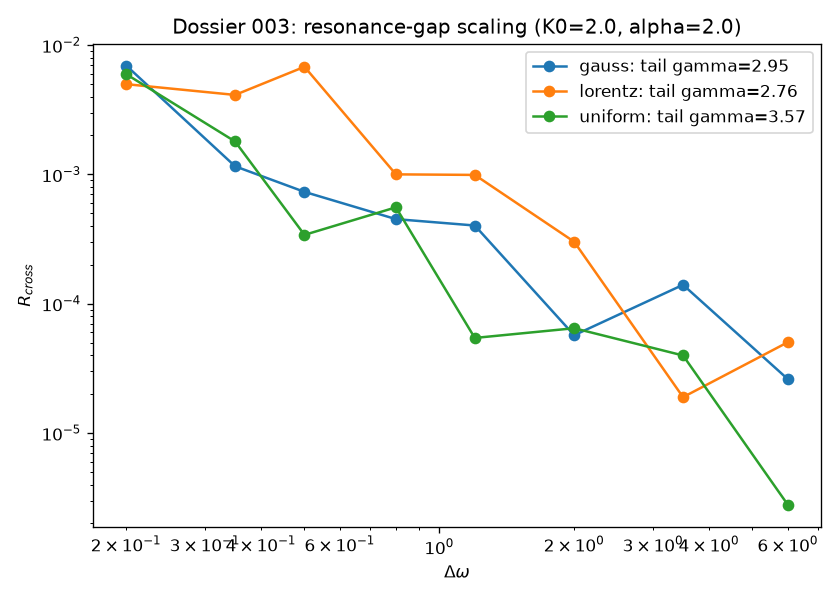

Generate this figure with Python:
"""DOSSIER_003 adjudication: Is the resonance-gap exponent gamma ~ 1.38 universal
across frequency-distribution topologies (Gaussian vs Lorentzian vs Uniform)?

Theory prior (Adler equation): for a single pair of oscillators with frequency
gap Dw below the locking threshold K_eff, the relative phase drifts; the
period-averaged cross-correlation is
    <e^{i phi}> = (Dw - sqrt(Dw^2 - K^2)) / K  ~=  K / (2 Dw)   for Dw >> K
=>  R_cross ~ K0 R^alpha / (2 Dw)  =>  gamma -> 1 asymptotically, UNIVERSAL,
independent of the global frequency-distribution shape (the topology enters
only through K_eff and R0 prefactors). gamma=1.38 measured at moderate Dw is
plausibly a finite-Dw crossover, not a universal exponent.

Protocol: two clusters (fast omegas +Dw/2, slow omegas -Dw/2), N=100 each,
feedback K_eff = K0*R^alpha, alpha=2. Measure R_cross = |<e^{i(theta_f - theta_s)}>|
by splitting the order parameter: R_cross = |R_f e^{-i psi_f} - R_s e^{-i psi_s}| /2
... simpler: R_cross = |<e^{i theta}>_f * conj(<e^{i theta}>_s)| / (R_f R_s) -> 1 if
both locked; if drifting, use |<e^{i(theta_f - theta_s)}>| computed directly.
Sweep Dw, fit log-log slope on the tail (Dw/K0 in [3, 30]).
"""
import numpy as np
import matplotlib
matplotlib.use("Agg")
import matplotlib.pyplot as plt

rng = np.random.default_rng(7)
K0, alpha, dt, T = 2.0, 2.0, 0.05, 400.0
Nf = Ns = 100
sigma_n = 0.02

def sim_cluster_gap(Dw, topo, K0=K0, alpha=alpha, T=T, seed=0):
    r = np.random.default_rng(seed)
    if topo == "gauss":
        wf = r.normal(+Dw/2, 0.1, Nf); ws = r.normal(-Dw/2, 0.1, Ns)
    elif topo == "lorentz":
        wf = Dw/2 + r.standard_cauchy(Nf)*0.1; ws = -Dw/2 + r.standard_cauchy(Ns)*0.1
    else:
        wf = r.uniform(+Dw/2-0.1, +Dw/2+0.1, Nf); ws = r.uniform(-Dw/2-0.1, -Dw/2+0.1, Ns)
    th = r.uniform(0, 2*np.pi, Nf+Ns)
    w = np.concatenate([wf, ws])
    steps = int(T/dt); acc = 0.0 + 0.0j
    n_acc = 0
    fi = r.choice(Nf, 25, replace=False); sj = r.choice(Ns, 25, replace=False)
    for s in range(steps):
        z = np.exp(1j*th).mean()
        Keff = K0 * max(abs(z), 1e-3)**alpha
        dth = w + Keff*np.imag(np.exp(-1j*th)*z) + sigma_n*r.standard_normal(Nf+Ns)
        th = (th + dt*dth) % (2*np.pi)
        if s > steps*0.5 and s % 2 == 0:
            acc += np.exp(1j*(th[:Nf][fi, None] - th[Nf:][None, sj])).mean()
            n_acc += 1
    return float(np.abs(acc / n_acc))

topos = ["gauss", "lorentz", "uniform"]
Dws = np.array([0.2, 0.35, 0.5, 0.8, 1.2, 2.0, 3.5, 6.0])
res = {t: [] for t in topos}
for t in topos:
    for i, Dw in enumerate(Dws):
        res[t].append(sim_cluster_gap(Dw, t, seed=i))
    res[t] = np.array(res[t])
    print(t, np.round(res[t], 3))

# tail fit on last 4 points (Dw >= 1.2, i.e. Dw/K_eff from ~1.5 to ~7)
mask = Dws >= 1.2
fig, ax = plt.subplots(figsize=(7, 5))
gammas = {}
for t in topos:
    g, c = np.polyfit(np.log(Dws[mask]), np.log(res[t][mask]), 1)
    gammas[t] = -g
    ax.loglog(Dws, res[t], 'o-', label=f"{t}: tail gamma={-g:.2f}")
ax.set_xlabel(r'$\Delta\omega$'); ax.set_ylabel(r'$R_{cross}$')
ax.set_title(f'Dossier 003: resonance-gap scaling (K0={K0}, alpha={alpha})')
ax.legend(); fig.tight_layout()
fig.savefig("dossier003_gamma_topology.png", dpi=120)
print("FITTED TAIL GAMMAS:", {k: round(v, 3) for k, v in gammas.items()})
print("Saved dossier003_gamma_topology.png")
